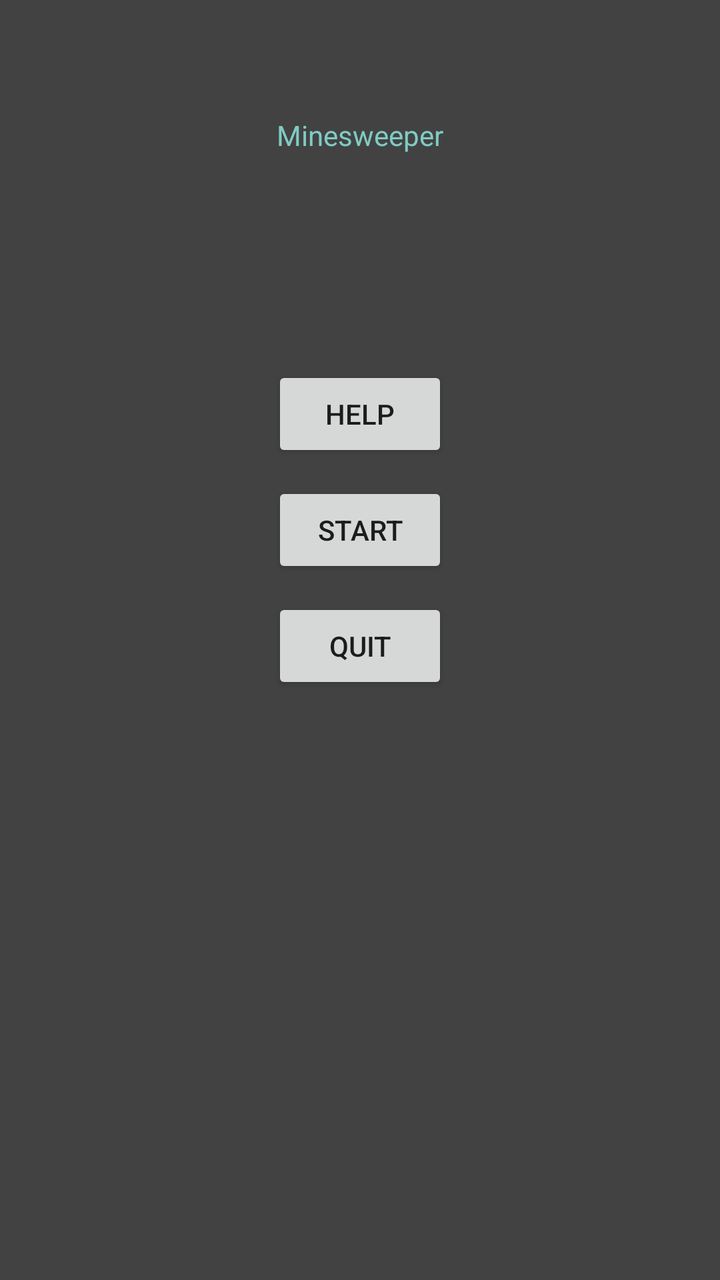
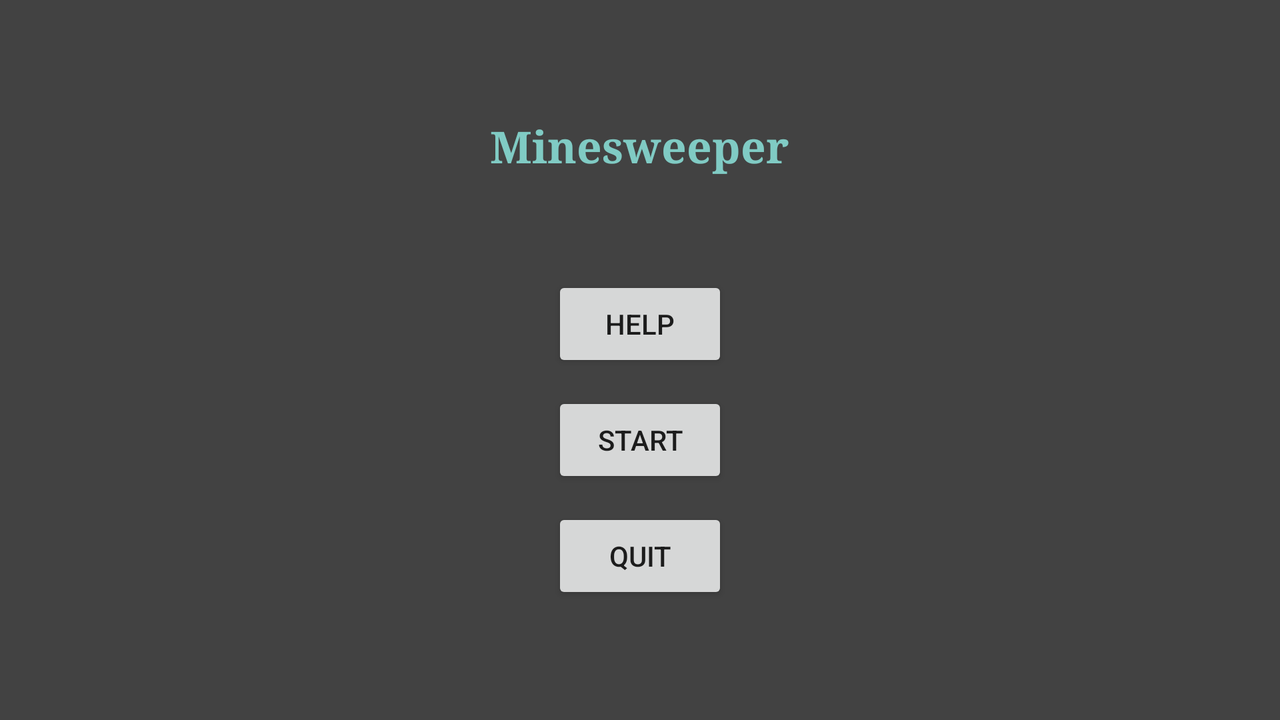

First picture: res/layout/ on a phone held upright. Second picture: the repository's own variant of that layout, on a device whose configuration matches the variant's folder. Source for both follows.
<!-- AndroidManifest.xml: application theme AppTheme -->
<!-- res/layout/activity_main_menu.xml -->
<RelativeLayout xmlns:android="http://schemas.android.com/apk/res/android"
    xmlns:tools="http://schemas.android.com/tools" android:layout_width="match_parent"
    android:layout_height="match_parent" android:paddingLeft="@dimen/activity_horizontal_margin"
    android:paddingRight="@dimen/activity_horizontal_margin"
    android:paddingTop="@dimen/activity_vertical_margin"
    android:paddingBottom="@dimen/activity_vertical_margin" tools:context=".MainMenu"
    android:background="@color/background_floating_material_dark">

    <LinearLayout
        android:orientation="vertical"
        android:layout_width="fill_parent"
        android:layout_height="fill_parent">

        <TextView
            android:text="@string/TitleMainMenu"
            android:layout_width="wrap_content"
            android:layout_height="wrap_content"
            android:textColor="@color/accent_material_dark"
            android:layout_marginTop="58dp"
            android:layout_gravity="center_horizontal" />

        <Button
            android:layout_width="wrap_content"
            android:layout_height="wrap_content"
            android:text="@string/HelpButton"
            android:layout_marginTop="106dp"
            android:onClick="showHelp"
            android:layout_gravity="center_horizontal" />

        <Button
            android:layout_width="wrap_content"
            android:layout_height="wrap_content"
            android:text="@string/StartButton"
            android:onClick="showGameStarter"
            android:layout_marginTop="10dp"
            android:layout_gravity="center_horizontal" />

        <Button
            android:layout_width="wrap_content"
            android:layout_height="wrap_content"
            android:text="@string/QuitButton"
            android:layout_marginTop="10dp"
            android:onClick="quitApp"
            android:layout_gravity="center_horizontal" />
    </LinearLayout>

</RelativeLayout>
<!-- resources referenced by this layout -->
<resources>
  <string name="HelpButton">Help</string>
  <string name="QuitButton">Quit</string>
  <string name="StartButton">Start</string>
  <string name="TitleMainMenu">Minesweeper</string>
  <style name="AppTheme" parent="Theme.AppCompat.Light.DarkActionBar">
          
      </style>
</resources>
<!-- res/layout-land/activity_main_menu.xml (the repository's variant of the layout above) -->
<!-- drawn on the phone turned sideways -->
<?xml version="1.0" encoding="utf-8"?>
<RelativeLayout xmlns:android="http://schemas.android.com/apk/res/android"
    xmlns:tools="http://schemas.android.com/tools"
    android:orientation="vertical"
    android:layout_width="match_parent"
    android:layout_height="match_parent"
    android:paddingLeft="@dimen/activity_horizontal_margin"
    android:paddingRight="@dimen/activity_horizontal_margin"
    android:paddingTop="@dimen/activity_vertical_margin"
    android:paddingBottom="@dimen/activity_vertical_margin"
    tools:context=".MainMenu"
    android:background="@color/background_floating_material_dark">

        <LinearLayout
            android:orientation="vertical"
            android:layout_width="fill_parent"
            android:layout_height="fill_parent">

            <TextView
                android:text="@string/TitleMainMenu"
                android:layout_width="wrap_content"
                android:layout_height="wrap_content"
                android:layout_marginTop="58dp"
                android:layout_gravity="center_horizontal"
                style="@style/Title"/>

            <Button
                android:layout_width="wrap_content"
                android:layout_height="wrap_content"
                android:text="@string/HelpButton"
                android:layout_marginTop="50dp"
                android:onClick="showHelp"
                android:layout_gravity="center_horizontal" />

            <Button
                android:layout_width="wrap_content"
                android:layout_height="wrap_content"
                android:text="@string/StartButton"
                android:onClick="showGameStarter"
                android:layout_marginTop="10dp"
                android:layout_gravity="center_horizontal" />

            <Button
                android:layout_width="wrap_content"
                android:layout_height="wrap_content"
                android:text="@string/QuitButton"
                android:layout_marginTop="10dp"
                android:onClick="quitApp"
                android:layout_gravity="center_horizontal" />
        </LinearLayout>

    </RelativeLayout>
<!-- resources referenced by the variant -->
<!-- as the phone turned sideways resolves them -->
<resources>
  <string name="HelpButton">Help</string>
  <string name="QuitButton">Quit</string>
  <string name="StartButton">Start</string>
  <string name="TitleMainMenu">Minesweeper</string>
  <style name="Title">
          <item name="android:textColor">@color/accent_material_dark</item>
          <item name="android:textSize">22sp</item>
          <item name="android:textStyle">bold</item>
          <item name="android:typeface">serif</item>
      </style>
  <style name="AppTheme" parent="Theme.AppCompat.Light.DarkActionBar">
          
      </style>
</resources>
